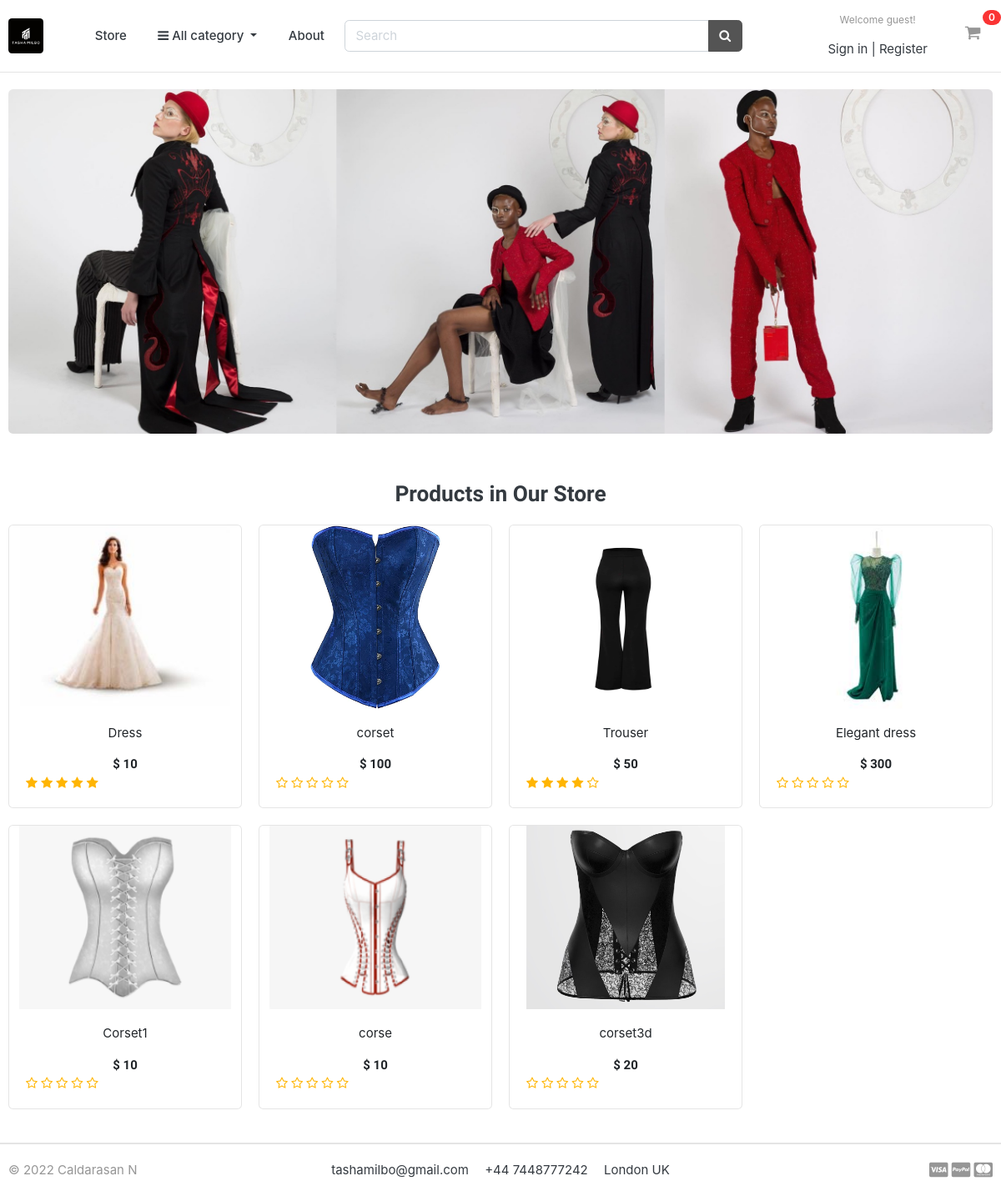
/, run on an earlier commit of the app's database.
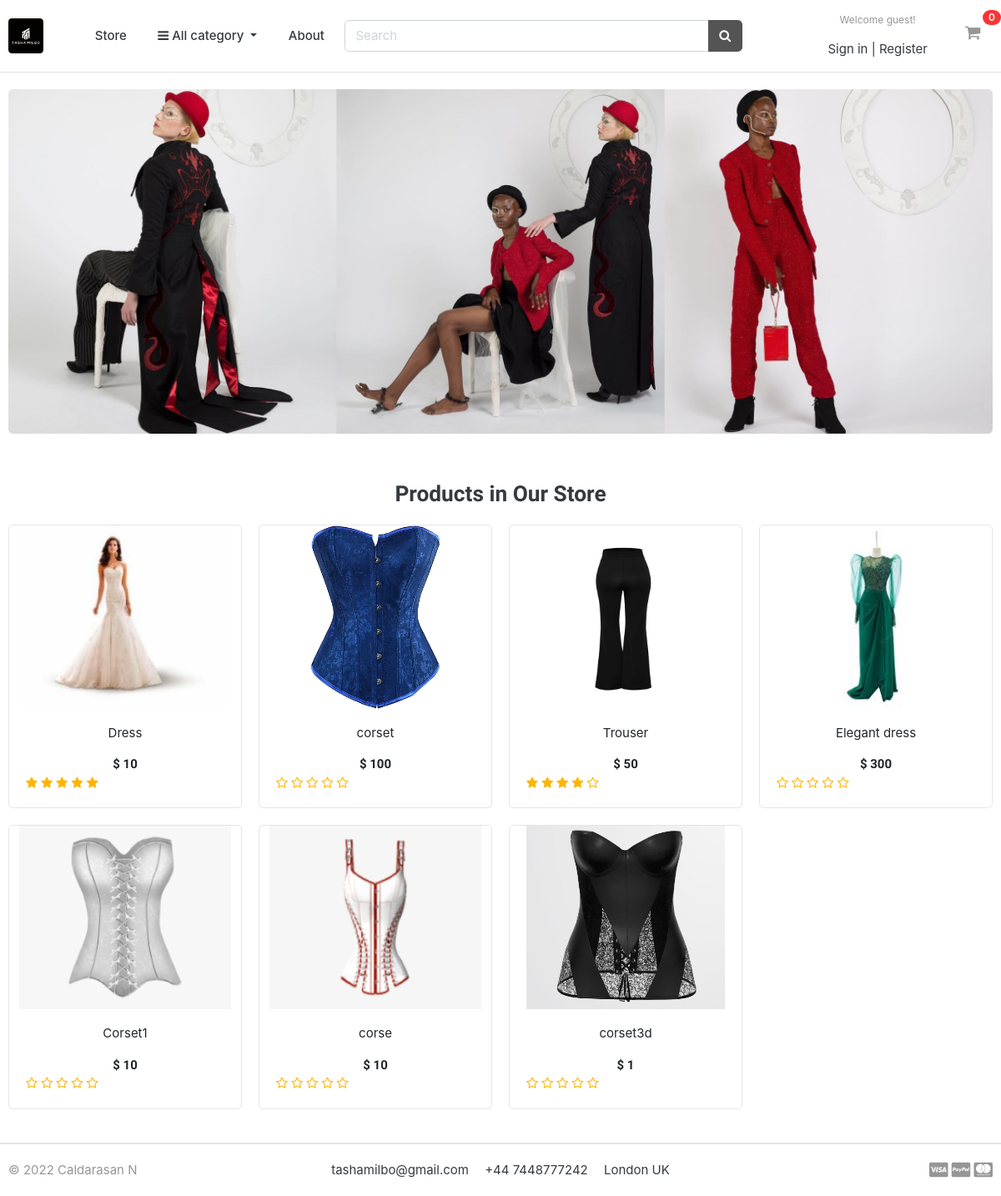
And on a later commit of the database.
### store/models.py (models this page shows, shortened)
class Product(models.Model):
    product_name = models.CharField(max_length=200, unique=True)
    slug = models.SlugField(max_length=200, unique=True)
    description = models.TextField(max_length=500, blank=True)
    price = models.IntegerField()
    images = models.ImageField(upload_to='photos/products')
    stock = models.IntegerField()
    is_available = models.BooleanField(default=True)
    category = models.ForeignKey(Category, on_delete=models.CASCADE)
    created_date = models.DateTimeField(auto_now_add=True)
    modified_date = models.DateTimeField(auto_now=True)
    def get_url(self):
        return reverse('product_detail', args=[self.category.slug, self.slug])
    def averageReview(self):
        reviews = ReviewRating.objects.filter(product=self, status=True).aggregate(average=Avg('rating'))
        avg = 0
        if reviews['average'] is not None:
            avg = float(reviews['average'])
        return avg

### tashamilbo/views.py (the view)
# urls.py: 2. Add a URL to urlpatterns:  path('', views.home, name='home')
def home(request):
    products = Product.objects.all().filter(is_available=True).order_by('created_date')
    for product in products:
        reviews = ReviewRating.objects.filter(product_id=product.id, status=True)
    context = {
        'products': products,
        'reviews': reviews,
    }
    return render (request, 'home.html', context)

### carts/context_processors.py (called while the page is built)
def counter(request):
    cart_count = 0
    if 'admin' in request.path:
        return {}
    else:
        try:
            cart = Cart.objects.filter(cart_id=_cart_id(request))
            if request.user.is_authenticated:
                cart_items = CartItem.objects.all().filter(user=request.user)
            else:
                cart_items = CartItem.objects.all().filter(cart=cart[:1])
            for cart_item in cart_items:
                cart_count += cart_item.quantity
        except Cart.DoesNotExist:
            cart_count = 0
    return dict(cart_count=cart_count)

### carts/views.py (called while the page is built)
def _cart_id(request):
    cart = request.session.session_key
    if not cart:
        cart = request.session.create()
    return cart

### category/context_processors.py (called while the page is built)
def menu_links(request):
    links = Category.objects.all()
    return dict(links=links)

### category/models.py (called while the page is built)
    def get_url(self):
        return reverse('products_by_category', args=[self.slug])

### templates/home.html
{% extends 'base.html' %}
{% load static %}
{% block content %}
<section class="section-intro padding-y-sm">
<div class="container">
<div class="intro-banner-wrap">
	<img src="{% static 'images/banners/banner.jpg' %}" class="img-fluid rounded">
</div>
</div>
</section>
<section class="section-name padding-y-sm">
<div class="container">
<header class="section-heading">
	<h3 class="text-center">Products in Our Store</h3>
</header>
<div class="row">
	{% for product in products %}
	<div class="col-md-3">
		<div class="card card-product-grid">
			<a href="{{ product.get_url }}" class="img-wrap"> <img src="{{ product.images.url }}"> </a>
			<figcaption class="info-wrap">
				<a href="{{ product.get_url }}" class="title"> {{ product.product_name }} </a>
				<div class="price mt-1 text-center">$ {{product.price }} </div>
				<div class="rating-star">
					<span>
						<i class="fa fa-star{% if product.averageReview < 0.5%}-o{% elif product.averageReview >= 0.5 and product.averageReview < 1 %}-half-o {% endif %}" aria-hidden="true"></i>
						<i class="fa fa-star{% if product.averageReview < 1.5%}-o{% elif product.averageReview >= 1.5 and product.averageReview < 2 %}-half-o {% endif %}" aria-hidden="true"></i>
						<i class="fa fa-star{% if product.averageReview < 2.5%}-o{% elif product.averageReview >= 2.5 and product.averageReview < 3 %}-half-o {% endif %}" aria-hidden="true"></i>
						<i class="fa fa-star{% if product.averageReview < 3.5%}-o{% elif product.averageReview >= 3.5 and product.averageReview < 4 %}-half-o {% endif %}" aria-hidden="true"></i>
						<i class="fa fa-star{% if product.averageReview < 4.5%}-o{% elif product.averageReview >= 4.5 and product.averageReview < 5 %}-half-o {% endif %}" aria-hidden="true"></i>
					</span>
				 </div>
			</figcaption>
		</div>
	</div>
	{% endfor %}
</div>
</div>
</section>
</body>
</html>
{% endblock %}

What changed in the data, as far as the page shows it:
changed Product "corset3d": price "20" → "1"
